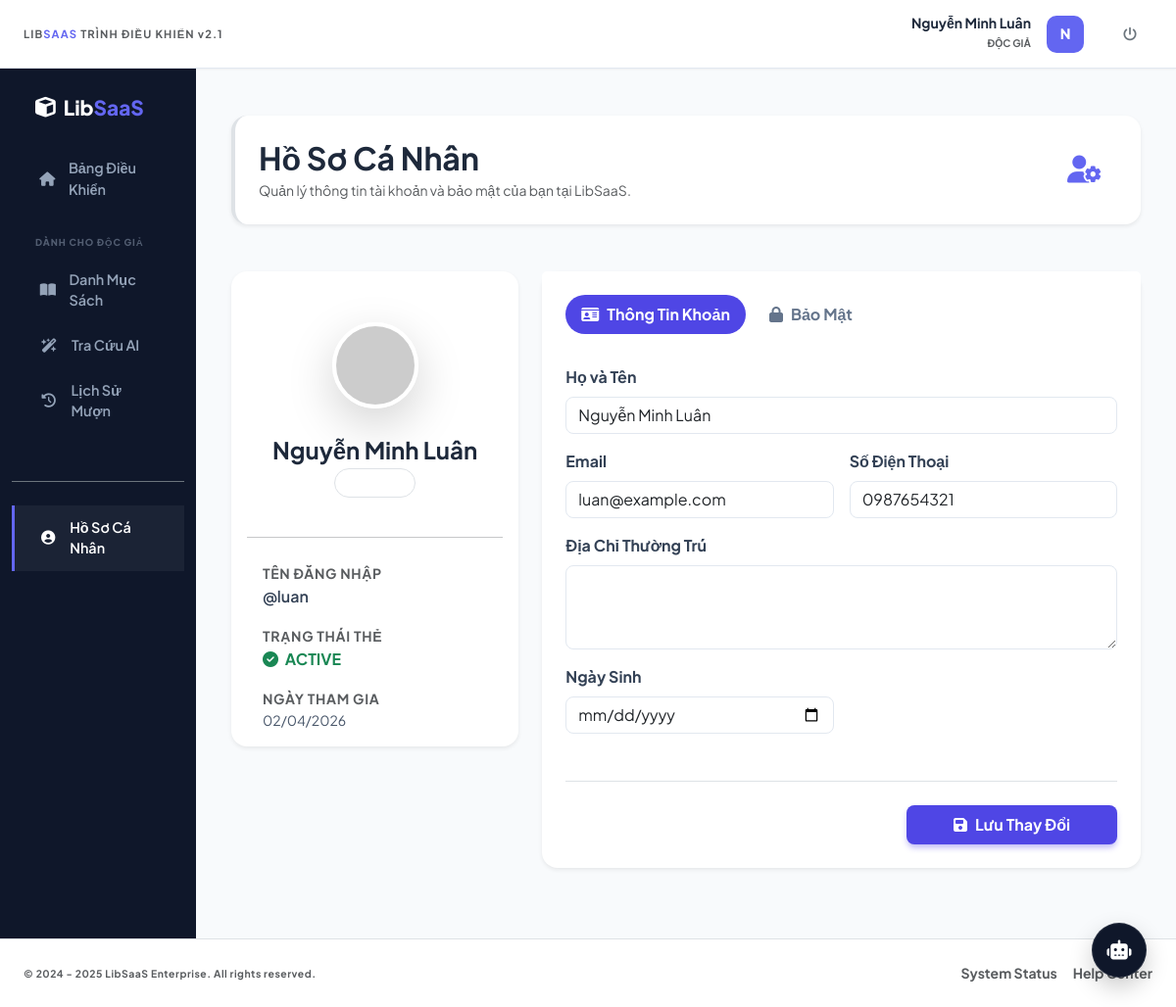
/index.php?controller=TaiKhoan&action=hoso (signed in), run on the app's committed database.
### tables this page shows
CREATE TABLE doc_gia (
    MaDocGia INT AUTO_INCREMENT PRIMARY KEY,
    MaTaiKhoan INT UNIQUE,
    MaHang INT,
    HoTen VARCHAR(100) NOT NULL,
    NgaySinh DATE,
    DienThoai VARCHAR(20),
    Email VARCHAR(100),
    DiaChi VARCHAR(255),
    NgayDangKy DATETIME DEFAULT CURRENT_TIMESTAMP,
    TrangThai ENUM('ACTIVE', 'EXPIRED', 'BANNED') DEFAULT 'ACTIVE',
    FOREIGN KEY (MaTaiKhoan) REFERENCES tai_khoan(MaTaiKhoan) ON DELETE SET NULL,
    FOREIGN KEY (MaHang) REFERENCES hang_thanh_vien(MaHang) ON DELETE RESTRICT
);

CREATE TABLE tai_khoan (
    MaTaiKhoan INT AUTO_INCREMENT PRIMARY KEY,
    TenDangNhap VARCHAR(50) UNIQUE NOT NULL,
    MatKhau VARCHAR(255) NOT NULL,
    HoTen VARCHAR(100),
    Email VARCHAR(100),
    VaiTro ENUM('ADMIN', 'LIBRARIAN', 'USER') DEFAULT 'USER',
    MaChiNhanh INT,  
    TrangThai ENUM('ACTIVE', 'LOCKED') DEFAULT 'ACTIVE',
    Created_at DATETIME DEFAULT CURRENT_TIMESTAMP,
    FOREIGN KEY (MaChiNhanh) REFERENCES chi_nhanh(MaChiNhanh) ON DELETE SET NULL
);

### app/controllers/TaiKhoanController.php (called while the page is built, shortened)
<?php
require_once 'app/controllers/BaseController.php';
require_once 'app/models/TaiKhoanModel.php';
class TaiKhoanController extends BaseController {
    private $model;
    public function __construct() {
        $this->model = new TaiKhoanModel();
    }
    public function hoso() {
        $profile = $this->model->getProfile($_SESSION['user']['MaTaiKhoan']);
        $this->render('taikhoan/hoso', ['profile' => $profile]);
    }
}
?>

### app/models/BaseModel.php (called while the page is built, shortened)
<?php
require_once 'config/database.php';
class BaseModel {
    public function __construct() {
        $database = new Database();
        $this->db = $database->getConnection();
    }
}
?>

### config/database.php (called while the page is built, shortened)
<?php
class Database {
    private $host = "localhost";
    private $db_name = "libsaas_enterprise";
    private $username = "root";
    private $password = "";
    public function getConnection() {
        $this->conn = null;
        try {
            $this->conn = new PDO("mysql:host=" . $this->host . ";dbname=" . $this->db_name, $this->username, $this->password);
            $this->conn->exec("set names utf8mb4");
            $this->conn->setAttribute(PDO::ATTR_ERRMODE, PDO::ERRMODE_EXCEPTION);
        } catch(PDOException $exception) {
            echo "Lỗi kết nối CSDL: " . $exception->getMessage();
        }
        return $this->conn;
    }
}
?>

### app/models/TaiKhoanModel.php (called while the page is built, shortened)
<?php
require_once 'app/models/BaseModel.php';
class TaiKhoanModel extends BaseModel {
    public function getProfile($maTaiKhoan) {
        $stmt = $this->db->prepare("SELECT tk.TenDangNhap, tk.VaiTro, dg.* FROM tai_khoan tk LEFT JOIN doc_gia dg ON tk.MaTaiKhoan = dg.MaTaiKhoan WHERE tk.MaTaiKhoan = ?");
        $stmt->execute([$maTaiKhoan]);
        return $stmt->fetch(PDO::FETCH_ASSOC);
    }
}
?>

### app/views/taikhoan/hoso.php (the view, shortened to what this page needs)
<div class="container-fluid py-4">
    <div class="row mb-5">
        <div class="col-12">
            <div class="d-flex align-items-center justify-content-between p-4 bg-white rounded-4 shadow-sm border-start border-4 border-indigo-600">
                <div>
                    <h2 class="mb-1 text-slate-800 fw-bold">Hồ Sơ Cá Nhân</h2>
                    <p class="text-muted mb-0 small">Quản lý thông tin tài khoản và bảo mật của bạn tại LibSaaS.</p>
                </div>
                <div class="p-3 bg-indigo-50 rounded-circle">
                    <i class="fa-solid fa-user-gear text-indigo-600 fs-3"></i>
                </div>
            </div>
        </div>
    </div>
    <div class="row g-4">
        <div class="col-lg-4">
            <div class="card border-0 shadow-sm rounded-4 overflow-hidden mb-4">
                <div class="bg-indigo-600 py-5 text-center position-relative">
                    <div class="position-absolute top-100 start-50 translate-middle">
                        <img src="https://ui-avatars.com/api/?name=<?= urlencode($profile['HoTen'] ?? $profile['TenDangNhap']) ?>&background=4f46e5&color=fff&size=120"
                             class="rounded-circle border border-4 border-white shadow-lg" alt="Avatar">
                    </div>
                </div>
                <div class="card-body pt-5 mt-4 text-center">
                    <h4 class="fw-bold text-slate-800 mb-1"><?= htmlspecialchars($profile['HoTen'] ?? $profile['TenDangNhap']) ?></h4>
                    <span class="badge bg-indigo-100 text-indigo-700 rounded-pill px-3 py-2 mb-3 border border-indigo-200">
                        <i class="fa-solid fa-shield-halved me-1"></i> <?= $profile['VaiTro'] ?>
                    </span>
                    <hr class="my-4 opacity-10">
                    <div class="row text-start px-3">
                        <div class="col-12 mb-3">
                            <label class="text-muted small fw-bold text-uppercase ls-1">Tên Đăng Nhập</label>
                            <div class="text-slate-700 fw-semibold">@<?= htmlspecialchars($profile['TenDangNhap']) ?></div>
                        </div>
                        <div class="col-12 mb-3">
                            <label class="text-muted small fw-bold text-uppercase ls-1">Trạng Thái Thẻ</label>
                            <div class="text-success fw-bold">
                                <i class="fa-solid fa-circle-check me-1"></i> ACTIVE
                            </div>
                        </div>
                        <div class="col-12">
                            <label class="text-muted small fw-bold text-uppercase ls-1">Ngày Tham Gia</label>
                            <div class="text-slate-600 small"><?= isset($profile['NgayDangKy']) ? date('d/m/Y', strtotime($profile['NgayDangKy'])) : 'N/A' ?></div>
                        </div>
                    </div>
                </div>
            </div>
        </div>
        <div class="col-lg-8">
            <div class="card border-0 shadow-sm rounded-4">
                <div class="card-header bg-white p-4 border-0">
                    <ul class="nav nav-pills" id="profileTabs" role="tablist">
                        <li class="nav-item" role="presentation">
                            <button class="nav-link active rounded-pill fw-bold" id="info-tab" data-bs-toggle="pill" data-bs-target="#info" type="button" role="tab">
                                <i class="fa-solid fa-id-card me-2"></i>Thông Tin Khoản
                            </button>
                        </li>
                        <li class="nav-item ms-2" role="presentation">
                            <button class="nav-link rounded-pill fw-bold" id="security-tab" data-bs-toggle="pill" data-bs-target="#security" type="button" role="tab">
                                <i class="fa-solid fa-lock me-2"></i>Bảo Mật
                            </button>
                        </li>
                    </ul>
                </div>
                <div class="card-body p-4 pt-2">
                    <form action="index.php?controller=taikhoan&action=cap_nhat_ho_so" method="POST">
                        <div class="tab-content" id="profileTabsContent">
                            <div class="tab-pane fade show active" id="info" role="tabpanel">
                                <div class="row g-3">
                                    <div class="col-md-12">
                                        <label class="form-label fw-bold text-slate-700">Họ và Tên</label>
                                        <input type="text" name="hoten" class="form-control rounded-3 border-slate-200" value="<?= htmlspecialchars($profile['HoTen'] ?? '') ?>" required>
                                    </div>
                                    <div class="col-md-6">
                                        <label class="form-label fw-bold text-slate-700">Email</label>
                                        <input type="email" name="email" class="form-control rounded-3 border-slate-200" value="<?= htmlspecialchars($profile['Email'] ?? '') ?>" required>
                                    </div>
                                    <div class="col-md-6">
                                        <label class="form-label fw-bold text-slate-700">Số Điện Thoại</label>
                                        <input type="text" name="dienthoai" class="form-control rounded-3 border-slate-200" value="<?= htmlspecialchars($profile['DienThoai'] ?? '') ?>" required>
                                    </div>
                                    <div class="col-md-12">
                                        <label class="form-label fw-bold text-slate-700">Địa Chỉ Thường Trú</label>
                                        <textarea name="diachi" class="form-control rounded-3 border-slate-200" rows="3"><?= htmlspecialchars($profile['DiaChi'] ?? '') ?></textarea>
                                    </div>
                                    <div class="col-md-6">
                                        <label class="form-label fw-bold text-slate-700">Ngày Sinh</label>
                                        <input type="date" name="ngaysinh" class="form-control rounded-3 border-slate-200" value="<?= $profile['NgaySinh'] ?? '' ?>">
                                    </div>
                                </div>
                            </div>
                        </div>
                        <div class="mt-5 border-top pt-4 text-end">
                            <button type="submit" class="btn btn-indigo px-5 py-2 fw-bold rounded-3 shadow-indigo">
                                <i class="fa-solid fa-floppy-disk me-2"></i>Lưu Thay Đổi
                            </button>
                        </div>
                    </form>
                </div>
            </div>
        </div>
    </div>
</div>

### app/views/layout/header.php (style rules this page uses)
:root { --bg-body: #f8fafc; --midnight-slate: #0f172a; --accent-indigo: #6366f1; --text-main: #1e293b; --text-muted: #64748b; --border-hairline: #e2e8f0; --sidebar-text: #94a3b8; }
body { font-family: 'Plus Jakarta Sans', sans-serif !important; background-color: var(--bg-body) !important; color: var(--text-main); -webkit-font-smoothing: antialiased; overflow-x: hidden; margin: 0; padding: 0; }
.text-indigo-600 { color: var(--accent-indigo) !important; }

### app/views/taikhoan/hoso.php (style rules this page uses)
.border-slate-200 { border-color: #e2e8f0; }
.text-slate-800 { color: #1e293b; }
.text-slate-700 { color: #334155; }
.text-slate-600 { color: #475569; }
.ls-1 { letter-spacing: 0.05em; }
.btn-indigo { background-color: #4f46e5; color: white; transition: all 0.3s; border: none; }
.shadow-indigo { box-shadow: 0 4px 6px -1px rgba(79, 70, 229, 0.4); }
.nav-pills .nav-link.active { background-color: #4f46e5 !important; }
.nav-pills .nav-link { color: #64748b; }

### data on the page
doc_gia: HoTen "Nguyễn Minh Luân", MaTaiKhoan.TenDangNhap "luan", NgayDangKy "02/04/2026", hoten "Nguyễn Minh Luân", email "luan@example.com", dienthoai "0987654321"

### other printed values
$_SESSION['user']['HoTen'] "Nguyễn Minh Luân"
substr($_SESSION['user']['HoTen'] ?? 'U', 0, 1) "N"
